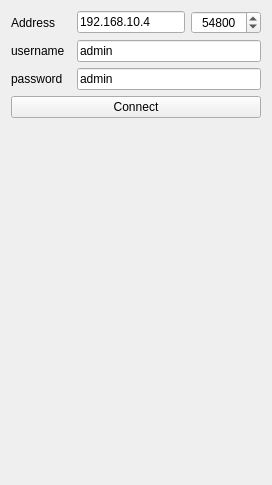
       <widget class="QWidget" name="tab">
        <attribute name="title">
         <string>Connect</string>
        </attribute>
        <layout class="QVBoxLayout" name="verticalLayout">
         <item>
          <layout class="QHBoxLayout" name="horizontalLayout_3">
           <item>
            <widget class="QLabel" name="label">
             <property name="minimumSize">
              <size>
               <width>60</width>
               <height>0</height>
              </size>
             </property>
             <property name="text">
              <string>Address</string>
             </property>
            </widget>
           </item>
           <item>
            <widget class="QLineEdit" name="lineEdit_Addr">
             <property name="sizePolicy">
              <sizepolicy hsizetype="Expanding" vsizetype="Fixed">
               <horstretch>0</horstretch>
               <verstretch>0</verstretch>
              </sizepolicy>
             </property>
             <property name="text">
              <string>192.168.10.4</string>
             </property>
            </widget>
           </item>
           <item>
            <widget class="QSpinBox" name="spinBox_Port">
             <property name="minimumSize">
              <size>
               <width>70</width>
               <height>0</height>
              </size>
             </property>
             <property name="alignment">
              <set>Qt::AlignCenter</set>
             </property>
             <property name="maximum">
              <number>65535</number>
             </property>
             <property name="value">
              <number>54800</number>
             </property>
            </widget>
           </item>
          </layout>
         </item>
         <item>
          <layout class="QHBoxLayout" name="horizontalLayout">
           <item>
            <widget class="QLabel" name="label_3">
             <property name="minimumSize">
              <size>
               <width>60</width>
               <height>0</height>
              </size>
             </property>
             <property name="text">
              <string>username</string>
             </property>
            </widget>
           </item>
           <item>
            <widget class="QLineEdit" name="lineEdit_Username">
             <property name="text">
              <string>admin</string>
             </property>
            </widget>
           </item>
          </layout>
         </item>
         <item>
          <layout class="QHBoxLayout" name="horizontalLayout_2">
           <item>
            <widget class="QLabel" name="label_4">
             <property name="minimumSize">
              <size>
               <width>60</width>
               <height>0</height>
              </size>
             </property>
             <property name="text">
              <string>password</string>
             </property>
            </widget>
           </item>
           <item>
            <widget class="QLineEdit" name="lineEdit_Password">
             <property name="text">
              <string>admin</string>
             </property>
            </widget>
           </item>
          </layout>
         </item>
         <item>
          <widget class="QPushButton" name="pushButton_connect">
           <property name="text">
            <string>Connect</string>
           </property>
          </widget>
         </item>
         <item>
          <spacer name="verticalSpacer">
           <property name="orientation">
            <enum>Qt::Vertical</enum>
           </property>
           <property name="sizeHint" stdset="0">
            <size>
             <width>20</width>
             <height>356</height>
            </size>
           </property>
          </spacer>
         </item>
        </layout>
       </widget>
